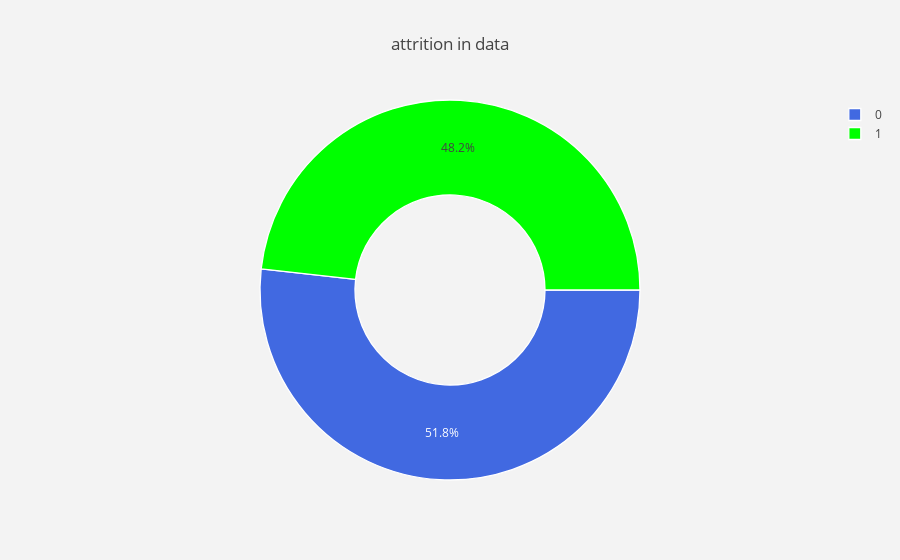

Notebook code for this chart:
### Code cell
lab = df_dummies['Attrition'].value_counts().keys().tolist()
#values
val = df_dummies['Attrition'].value_counts().values.tolist()

trace = go.Pie(labels = lab ,
               values = val ,
               marker = dict(colors =  [ 'royalblue' ,'lime'],
                             line = dict(color = "white",
                                         width =  1.3)
                            ),
               rotation = 90,
               hoverinfo = "label+value+text",
               hole = .5
              )
layout = go.Layout(dict(title = "attrition in data",
                        plot_bgcolor  = "rgb(243,243,243)",
                        paper_bgcolor = "rgb(243,243,243)",
                       )
                  )

data = [trace]
fig = go.Figure(data = data,layout = layout)
py.iplot(fig)

### Figure 1 — Plotly figure (JSON) as saved in the notebook; plotly's stock layout.template omitted (floating-point values rounded to 4 significant figures)
{"data": [{"hole": 0.5, "hoverinfo": "label+value+text", "labels": [0, 1], "marker": {"colors": ["royalblue", "lime"], "line": {"color": "white", "width": 1.3}}, "rotation": 90, "type": "pie", "uid": "664dc534-a9c3-11ea-aaa5-441ca8f68184", "values": [843, 785]}], "layout": {"paper_bgcolor": "rgb(243,243,243)", "plot_bgcolor": "rgb(243,243,243)", "title": "attrition in data"}}
